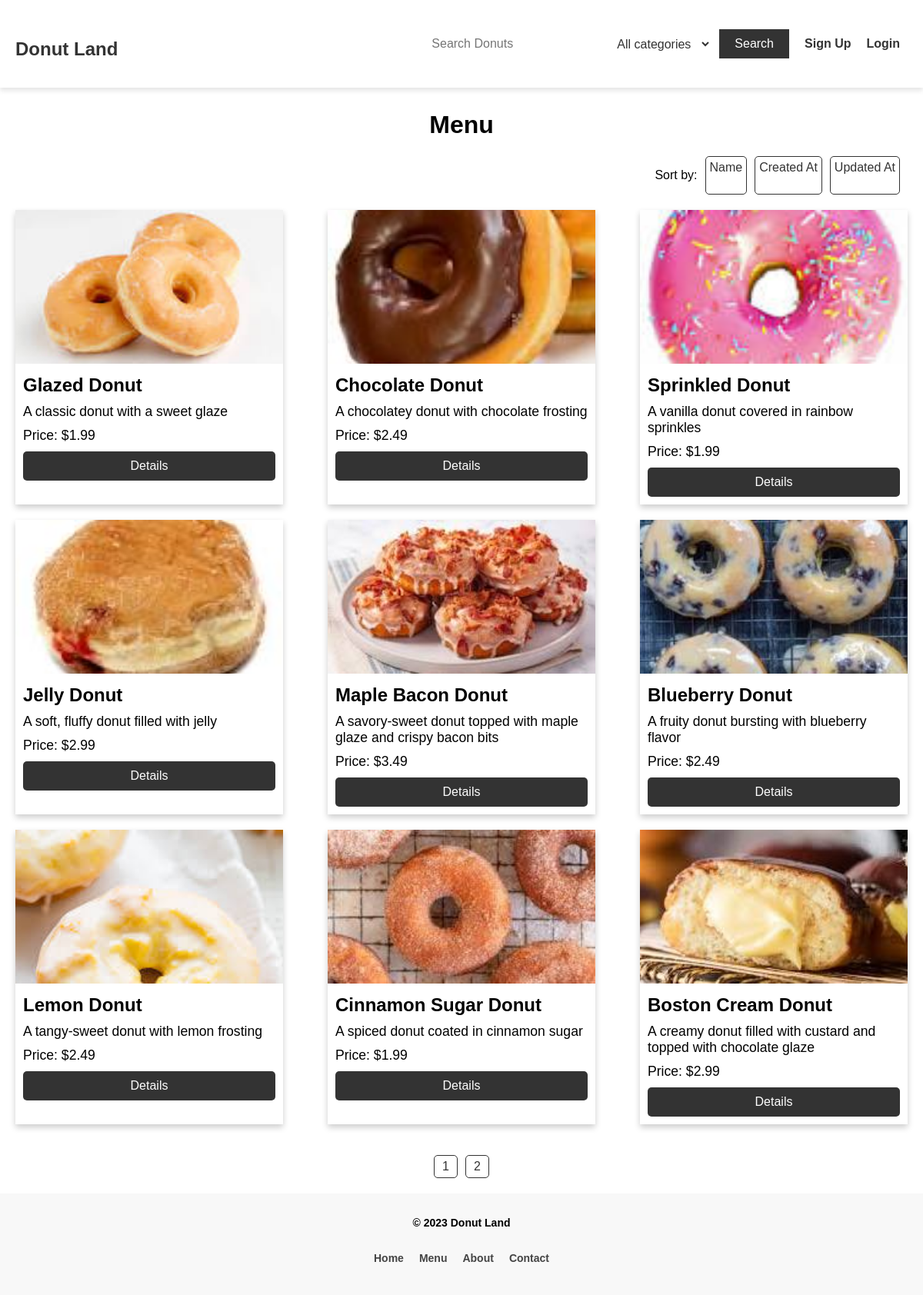
Page /item/items.php on the committed database.
### tables this page shows
CREATE TABLE `items` (
  `id` int(11) NOT NULL,
  `name` varchar(30) NOT NULL,
  `description` varchar(300) NOT NULL,
  `price` decimal(10,2) NOT NULL,
  `image` varchar(100) DEFAULT NULL,
  `created_at` timestamp NOT NULL DEFAULT current_timestamp() ON UPDATE current_timestamp(),
  `updated_at` timestamp NOT NULL DEFAULT '0000-00-00 00:00:00',
  `category_id` int(11) NOT NULL
);

### item/items.php (the view, shortened to what this page needs)
<!DOCTYPE html>
<html lang="en">
<head>
  <link rel="stylesheet" href="../styles/item/items.css">
</head>
<body>
  <?php require_once '../header.php'; ?>
  <h1>Menu</h1>
  <?php
    require_once '../database/connect.php';
    $sort = 'id';
    $direction = 'ASC';
    $page = 1;
    $offset = ($page - 1) * 9;
    $sql = 'SELECT * FROM items ORDER BY '.$sort.' '.$direction.' LIMIT 9 OFFSET '.$offset.';';
    $stmt = $pdo->prepare($sql);
    $stmt->execute();
    $items = $stmt->fetchAll(PDO::FETCH_ASSOC);
  ?>
  <div class="sorting">
    <p>Sort by:</p>
    <a href="./items?sort=name&amp;direction=<?php echo ($sort === 'name' && $direction === 'ASC') ? 'DESC' : 'ASC'; ?>">Name</a>
    <a href="./items?sort=created_at&amp;direction=<?php echo ($sort === 'created_at' && $direction === 'ASC') ? 'DESC' : 'ASC'; ?>">Created At</a>
    <a href="./items?sort=updated_at&amp;direction=<?php echo ($sort === 'updated_at' && $direction === 'ASC') ? 'DESC' : 'ASC'; ?>">Updated At</a>
  </div>
  <div class="cards-container">
    <?php
      foreach ($items as $item) {
        echo '<div class="card">';
        echo '<img src="/images/'.$item['image'].'" alt="'.$item['name'].'">';
        echo '<h2>' . $item['name'] . '</h2>';
        echo '<p>' . $item['description'] . '</p>';
        echo '<p>Price: $' . $item['price'] . '</p>';
        echo '<a href="/item/item?id='.$item['id'].'">Details</a>';
        echo '</div>';
      }
    ?>
  </div>
  <div class="pagination">
    <?php
      $sql = 'SELECT COUNT(*) FROM items;';
      $stmt = $pdo->prepare($sql);
      $stmt->execute();
      $count = $stmt->fetchColumn();
      $pages = ceil($count / 9);
      for ($i = 1; $i <= $pages; $i++) {
        echo '<a href="./items?page='.$i.'&amp;sort='.$sort.'&amp;direction='.$direction.'">'.$i.'</a>';
      }
    ?>
  </div>
  <?php require_once '../footer.php'; ?>
</body>
</html>

### styles/item/items.css (style rules this page uses)
body { margin: 0; font-family: Arial, sans-serif; }
h1 { text-align: center; margin-top: 30px; }
.cards-container { display: flex; flex-wrap: wrap; justify-content: space-between; margin: 20px; }
.card { width: 30%; margin-bottom: 20px; box-shadow: 0 4px 8px rgba(0, 0, 0, 0.2); transition: box-shadow 0.3s; }
.card img { width: 100%; height: 200px; object-fit: cover; }
.card h2 { font-size: 1.5rem; margin: 10px; }
.card p { margin: 10px; font-size: 1.1rem; }
.card a { display: block; text-align: center; margin: 10px; padding: 10px; background-color: #333; color: white; text-decoration: none; border-radius: 5px; transition: background-color 0.3s; }
.sorting { display: flex; justify-content: flex-end; margin: 20px; }
.sorting p { margin-right: 10px; }
.sorting a { margin-right: 10px; text-decoration: none; color: #333; border: 1px solid #333; padding: 5px; border-radius: 5px; }
.pagination { display: flex; justify-content: center; margin: 20px; }
.pagination a { display: inline-block; margin: 0 5px; padding: 5px 10px; text-align: center; text-decoration: none; color: #333; border: 1px solid #333; border-radius: 5px; transition: background-color 0.3s; }

### rows in the picture
items: image (picture), name "Glazed Donut", description "A classic donut with a sweet glaze", price "1.99"
items: image (picture), name "Chocolate Donut", description "A chocolatey donut with chocolate frosting", price "2.49"
items: image (picture), name "Sprinkled Donut", description "A vanilla donut covered in rainbow sprinkles", price "1.99"
items: image (picture), name "Jelly Donut", description "A soft, fluffy donut filled with jelly", price "2.99"
items: image (picture), name "Maple Bacon Donut", description "A savory-sweet donut topped with maple glaze and crispy bacon bits", price "3.49"
items: image (picture), name "Blueberry Donut", description "A fruity donut bursting with blueberry flavor", price "2.49"
items: image (picture), name "Lemon Donut", description "A tangy-sweet donut with lemon frosting", price "2.49"
items: image (picture), name "Cinnamon Sugar Donut", description "A spiced donut coated in cinnamon sugar", price "1.99"
items: image (picture), name "Boston Cream Donut", description "A creamy donut filled with custard and topped with chocolate glaze", price "2.99"
